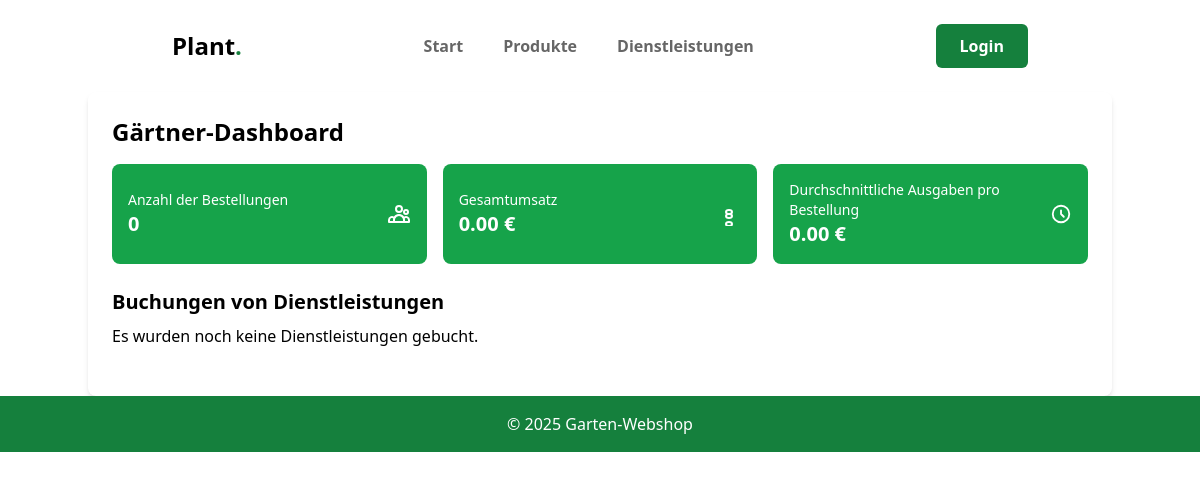
The page /gardener_dashboard.php on the database as committed earlier.
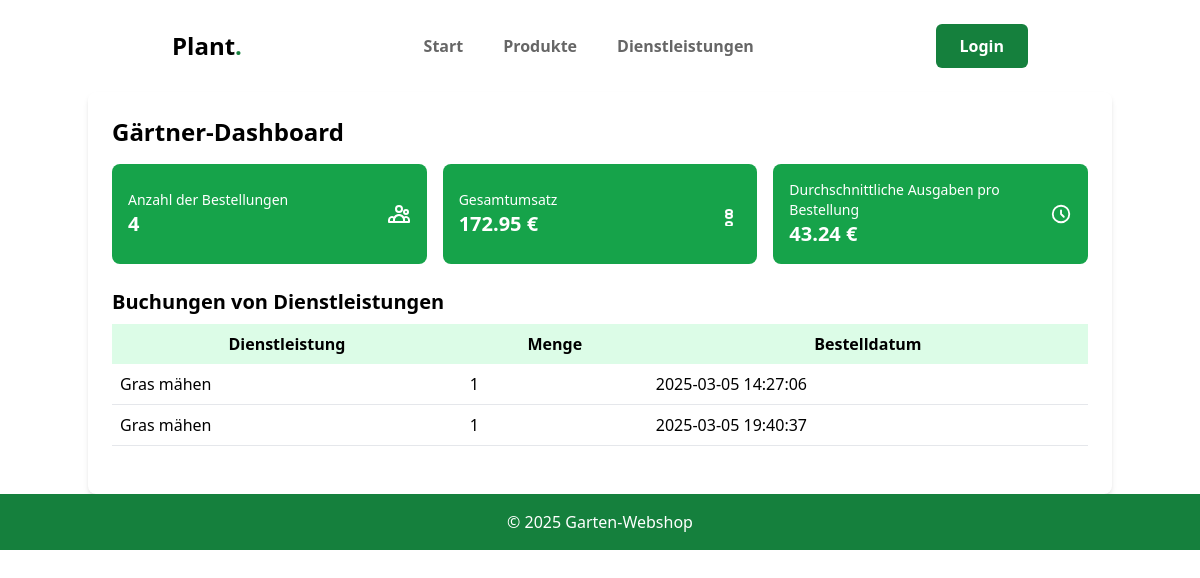
The same page on the database as committed later.
### tables this page shows
CREATE TABLE `order_items` (
  `id` int(11) NOT NULL AUTO_INCREMENT,
  `order_id` int(11) NOT NULL,
  `product_id` int(11) DEFAULT NULL,
  `service_id` int(11) DEFAULT NULL,
  `quantity` int(11) NOT NULL DEFAULT 1,
  PRIMARY KEY (`id`),
  KEY `order_id` (`order_id`),
  KEY `product_id` (`product_id`),
  KEY `service_id` (`service_id`),
  CONSTRAINT `order_items_ibfk_1` FOREIGN KEY (`order_id`) REFERENCES `orders` (`id`) ON DELETE CASCADE,
  CONSTRAINT `order_items_ibfk_2` FOREIGN KEY (`product_id`) REFERENCES `products` (`id`),
  CONSTRAINT `order_items_ibfk_3` FOREIGN KEY (`service_id`) REFERENCES `services` (`id`),
  CONSTRAINT `CONSTRAINT_1` CHECK (`product_id` is not null or `service_id` is not null)
);

CREATE TABLE `services` (
  `id` int(11) NOT NULL AUTO_INCREMENT,
  `name` varchar(255) NOT NULL,
  `description` text DEFAULT NULL,
  `price` decimal(10,2) NOT NULL,
  PRIMARY KEY (`id`)
);

CREATE TABLE `orders` (
  `id` int(11) NOT NULL AUTO_INCREMENT,
  `user_id` int(11) NOT NULL,
  `order_date` datetime DEFAULT current_timestamp(),
  PRIMARY KEY (`id`),
  KEY `user_id` (`user_id`),
  CONSTRAINT `orders_ibfk_1` FOREIGN KEY (`user_id`) REFERENCES `users` (`id`)
);

### gardener_dashboard.php (the view, shortened to what this page needs)
<?php
$db = new mysqli("localhost", "root", "1337", "garden_shop");
$total_orders_query = $db->query("SELECT COUNT(*) AS total_orders FROM orders");
$total_orders = $total_orders_query->fetch_assoc()['total_orders'];
$total_income_query = $db->query("
    SELECT SUM(oi.quantity * COALESCE(p.price, s.price)) AS total_income
    FROM order_items oi
    LEFT JOIN products p ON oi.product_id = p.id
    LEFT JOIN services s ON oi.service_id = s.id
");
$total_income = $total_income_query->fetch_assoc()['total_income'] ?? 0;
$average_spending_query = $db->query("
    SELECT AVG(order_total) AS average_spending
    FROM (
        SELECT SUM(oi.quantity * COALESCE(p.price, s.price)) AS order_total
        FROM order_items oi
        LEFT JOIN products p ON oi.product_id = p.id
        LEFT JOIN services s ON oi.service_id = s.id
        GROUP BY oi.order_id
    ) AS order_totals
");
$average_spending = $average_spending_query->fetch_assoc()['average_spending'] ?? 0;
$services_booked_query = $db->query("
    SELECT o.order_date, s.name AS service_name, oi.quantity
    FROM order_items oi
    JOIN services s ON oi.service_id = s.id
    JOIN orders o ON oi.order_id = o.id
    WHERE oi.service_id IS NOT NULL
    ORDER BY o.order_date ASC
");
$services_booked = $services_booked_query->fetch_all(MYSQLI_ASSOC);
?>
<!DOCTYPE html>
<html lang="en">
<head>
    <script src="https://cdn.tailwindcss.com"></script>
</head>
<body class="bg-white">
    <?php include 'navbar.php'; ?>
    <div class="container mx-auto bg-white rounded-lg shadow-md p-6">
        <h1 class="text-2xl font-bold mb-4">Gärtner-Dashboard</h1>
        <div class="grid grid-cols-1 md:grid-cols-3 gap-4 mb-6">
            <div class="bg-green-600 hover:bg-green-500 hover:scale-105 transition-all duration-150 text-white p-4 rounded-lg flex items-center justify-between">
                <div>
                    <p class="text-sm font-medium">Anzahl der Bestellungen</p>
                    <p class="text-xl font-bold"><?php echo htmlspecialchars($total_orders); ?></p>
                </div>
            </div>
            <div class="bg-green-600 hover:bg-green-500 hover:scale-105 transition-all duration-150 text-white p-4 rounded-lg flex items-center justify-between">
                <div>
                    <p class="text-sm font-medium">Gesamtumsatz</p>
                    <p class="text-xl font-bold"><?php echo number_format($total_income, 2) . ' €'; ?></p>
                </div>
            </div>
            <div class="bg-green-600 hover:bg-green-500 hover:scale-105 transition-all duration-150 text-white p-4 rounded-lg flex items-center justify-between">
                <div>
                    <p class="text-sm font-medium">Durchschnittliche Ausgaben pro Bestellung</p>
                    <p class="text-xl font-bold"><?php echo number_format($average_spending, 2) . ' €'; ?></p>
                </div>
                <svg xmlns="http://www.w3.org/2000/svg" class="h-6 w-6" fill="none" viewBox="0 0 24 24" stroke="currentColor">
                    <path stroke-linecap="round" stroke-linejoin="round" stroke-width="2" d="M12 8v4l3 3m6-3a9 9 0 11-18 0 9 9 0 0118 0z" />
                </svg>
            </div>
        </div>
        <div class="mb-6">
            <h2 class="text-xl font-semibold mb-2">Buchungen von Dienstleistungen</h2>
            <?php if (empty($services_booked)): ?>
                <p>Es wurden noch keine Dienstleistungen gebucht.</p>
            <?php else: ?>
                <table class="w-full border-collapse">
                    <thead>
                        <tr class="bg-green-100">
                            <th class="p-2">Dienstleistung</th>
                            <th class="p-2">Menge</th>
                            <th class="p-2">Bestelldatum</th>
                        </tr>
                    </thead>
                    <tbody>
                        <?php foreach ($services_booked as $service): ?>
                            <tr class="border-b">
                                <td class="p-2"><?php echo htmlspecialchars($service['service_name']); ?></td>
                                <td class="p-2"><?php echo htmlspecialchars($service['quantity']); ?></td>
                                <td class="p-2"><?php echo htmlspecialchars($service['order_date']); ?></td>
                            </tr>
                        <?php endforeach; ?>
                    </tbody>
                </table>
            <?php endif; ?>
        </div>
    </div>
    <footer class="bg-green-700 text-white p-4">
        <div class="container mx-auto text-center">
            <p>&copy; 2025 Garten-Webshop</p>
        </div>
    </footer>
</body>
</html>

Rows that differ between the two databases and show on the page:
added order_items: service.name "Gras mähen", quantity "1", order.order_date "2025-03-05 14:27:06"
added order_items: service.name "Gras mähen", quantity "1", order.order_date "2025-03-05 19:40:37"
Other text that changed with them:
$total_orders: "0" → "4"
$total_income: "0.00" → "172.95"
$average_spending: "0.00" → "43.24"
text no longer shown: "Es wurden noch keine Dienstleistungen gebucht."
text now shown: "Dienstleistung Menge Bestelldatum"
